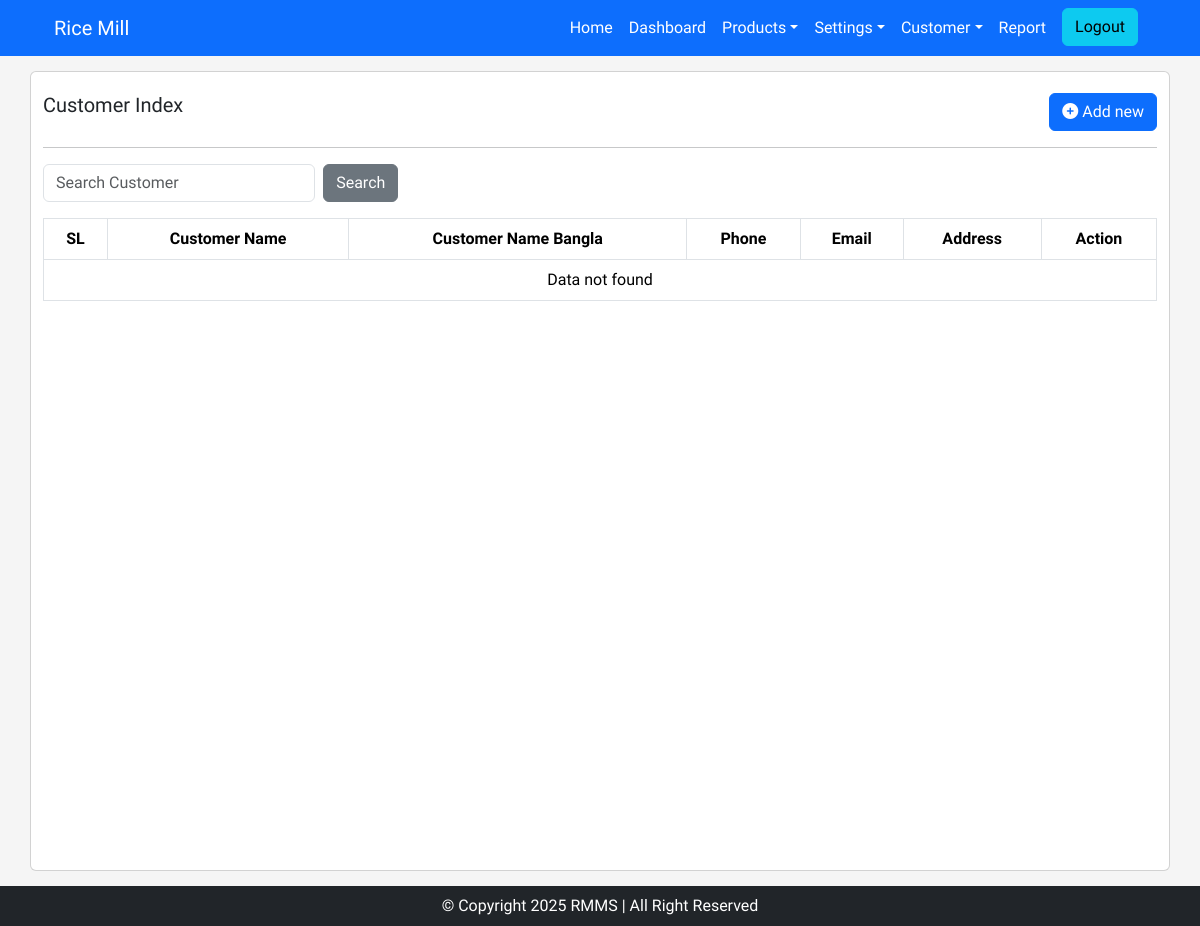
Before: /ledger/ (signed in) with the older database file.
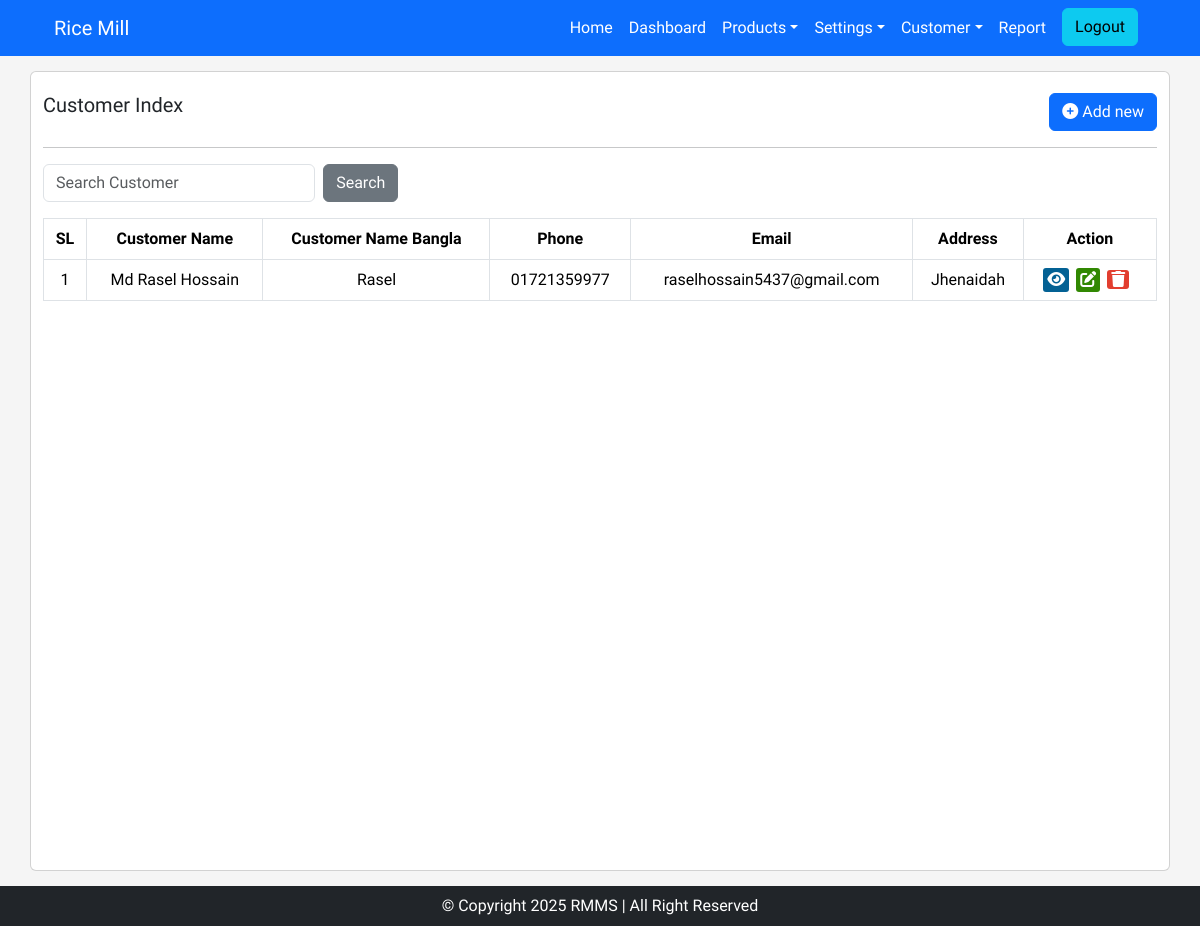
After: the same page with the newer database file.
### rice_mill/models.py (models this page shows, shortened)
class Customer(models.Model):
    customer_name = models.CharField(max_length=255)
    customer_name_bn = models.CharField(max_length=255)
    phone = models.CharField(max_length=20)
    email = models.EmailField(blank=True, null=True)
    address = models.CharField(max_length=200, blank=True, null=True)
    created_at = models.DateTimeField(auto_now_add=True, blank=True, null=True)
    updated_at = models.DateTimeField(auto_now=True, blank=True, null=True)
    created_by = models.CharField(max_length=200, blank=True, null=True)
    updated_by = models.CharField(max_length=200, blank=True, null=True)

### rice_mill/views.py (the view)
# urls.py: path('ledger/', ledger_page_view, name='ledger'),
@login_required(login_url='login')
def ledger_page_view(request):
    customer_list = Customer.objects.all().order_by('-id')
    page = request.GET.get('page', 1)
    paginator = Paginator(customer_list, 20)
    try:
        customer_list = paginator.page(page)
    except PageNotAnInteger:
        customer_list = paginator.page(1)
    except EmptyPage:
        customer_list = paginator.page(paginator.num_pages)
    context = {
        'customer_list': customer_list
    }
    return render(request, 'pages/customer/index.html', context)

### rice_mill/templates/pages/customer/index.html (shortened to what this page needs)
{% extends "base.html" %}
{% load static %}
{% block content %}
<div class="container base-container card" style="background-color: white; min-height: 100vh;">
    <div class="row mt-3">
        <div class="col-md-6">
            <div class="title-text">
                <h5>Customer Index</h5>
            </div>
        </div>
        <div class="col-md-3"></div>
        <div class="col-md-3">
            <div class="add-new" style="text-align: right;">
                <a href="{% url 'customer_create' %}"><button class="btn btn-primary"><i class="fa-solid fa-circle-plus"></i> Add new</button></a>
            </div>
        </div>
    </div>
    <hr>
    <div class="row mb-3">
        <div class="col-md-4">
            <div class="search">
                <form class="d-flex">
                    <input class="form-control me-sm-2" type="search" placeholder="Search Customer">
                    <button class="btn btn-secondary my-2 my-sm-0" type="submit">Search</button>
                </form>
            </div>
        </div>
        <div class="col-md-8"></div>
    </div>
    <div class="row">
        <div class="tables table-responsive" id="deptList">
            <table class="table table-hover table-bordered">
                <thead>
                  <tr>
                    <th class="text-center">SL</th>
                    <th class="text-center">Customer Name</th>
                    <th class="text-center">Customer Name Bangla</th>
                    <th class="text-center">Phone</th>
                    <th class="text-center">Email</th>
                    <th class="text-center">Address</th>
                    <th class="text-center">Action</th>
                  </tr>
                </thead>
                <tbody>
                    {% if customer_list %}
                    {% for customer in customer_list %}
                    <tr>
                      <td class="text-center">{{forloop.counter}}</td>
                      <td class="text-center">{{customer.customer_name}}</td>
                      <td class="text-center">{{customer.customer_name_bn}}</td>
                      <td class="text-center">{{customer.phone}}</td>
                      <td class="text-center">{{customer.email}}</td>
                      <td class="text-center">{{customer.address}}</td>
                      <td class="text-center">
                        <ul class="action">
                            <li >
                              <a type="button" href="#" class="eye-click" data-toggle="tooltip" data-placement="top" title="View" >
                                  <i class="fa fa-eye" aria-hidden="true"></i>
                                </a>
                              </li>
                            <li>
                              <a type="button" href="{% url 'customer_update' customer.id %}" class="edit-click" data-toggle="tooltip" data-placement="top" title="Update" >
                                <i class="fa-solid fa-pen-to-square"></i>
                                </a>
                              </li>
                            <li>
                                <a class="delete-click" data-toggle="tooltip" data-placement="top" title="Delete" onclick="SweetDelete(event,this.href)" href="{% url 'customer_delete' customer.id %}">
                                <i class="fa fa-trash" aria-hidden="true"></i>
                                </a>
                            </li>
                        </ul>
                      </td>
                    </tr>
                    {% endfor %}
                    {% else %}
                    <tr>
                        <td colspan="7" class="text-center">Data not found</td>
                    </tr>
                    {% endif %}
                </tbody>
            </table>
        </div>
    </div>
</div>
{% endblock %}

Changed rows visible on the page:
added Customer: customer_name "Md Rasel Hossain", customer_name_bn "Rasel", phone "01721359977", email "raselhossain5437@gmail.com", address "Jhenaidah"
Other visible differences:
text no longer shown: "Data not found"
